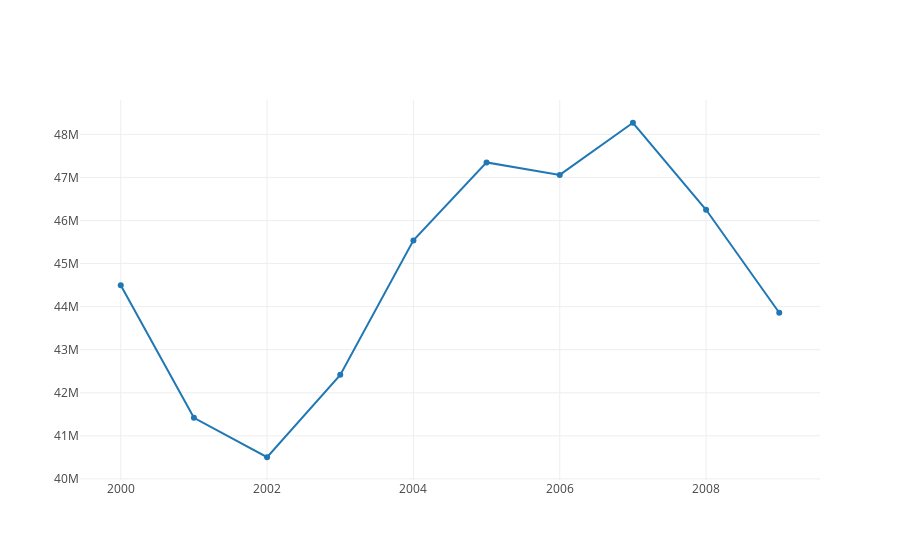

Here is the notebook cell this chart was saved with:
### Code cell
fig_data = [go.Scatter(
        x=df3['Year'], 
        y=df3['Passengers']
    )]

fig = go.Figure(data = fig_data)
iplot(fig)

### Figure 1 — Plotly figure (JSON) as saved in the notebook; plotly's stock layout.template omitted (floating-point values rounded to 4 significant figures)
{"data": [{"type": "scatter", "x": [2000, 2001, 2002, 2003, 2004, 2005, 2006, 2007, 2008, 2009], "y": [44500000.0, 41420000.0, 40500000.0, 42420000.0, 45539118, 47350000.0, 47060000.0, 48270000.0, 46250000.0, 43860000.0]}], "layout": {}}
